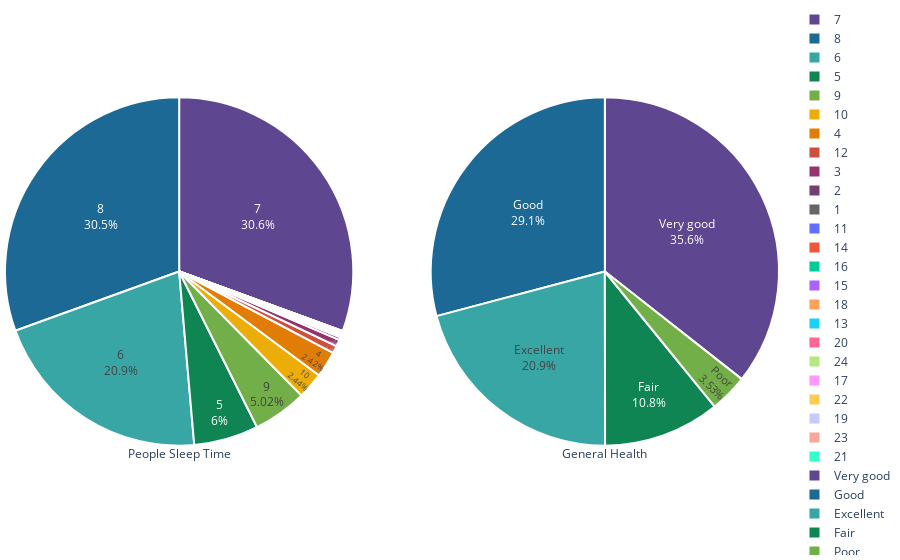

Source (notebook cell):
### Code cell
sleepTime = patient_data.SleepTime.value_counts()
generalHealth = patient_data.GenHealth.value_counts()


fig = make_subplots(rows = 1, cols = 2, specs = [[{'type':'domain'}, {'type':'domain'}]])

fig.add_trace(go.Pie(
             values = sleepTime.values,
             labels = sleepTime.index,
#              color_discrete_sequence = px.colors.sequential.Viridis,
            title = 'People Sleep Time'), row = 1, col = 1)

fig.add_trace(go.Pie(
             values = generalHealth.values,
             labels = generalHealth.index,
#              color_discrete_sequence = px.colors.sequential.Viridis,
            title = 'General Health'), row = 1, col = 2)



fig.update_traces(titleposition = 'bottom center',textposition = 'inside', 
                  textinfo = 'percent+label',marker_colors=px.colors.qualitative.Prism, 
                  marker = dict(line = dict(color = 'white', width = 2)))

fig.update_layout(margin=dict(t=5, b=5, l=5, r=5))
fig.show()

### Figure 1 — Plotly figure (JSON) as saved in the notebook; plotly's stock layout.template omitted (floating-point values rounded to 4 significant figures)
{"data": [{"domain": {"x": [0, 0.45], "y": [0, 1]}, "labels": [7, 8, 6, 5, 9, 10, 4, 12, 3, 2, 1, 11, 14, 16, 15, 18, 13, 20, 24, 17, 22, 19, 23, 21], "marker": {"colors": ["rgb(95, 70, 144)", "rgb(29, 105, 150)", "rgb(56, 166, 165)", "rgb(15, 133, 84)", "rgb(115, 175, 72)", "rgb(237, 173, 8)", "rgb(225, 124, 5)", "rgb(204, 80, 62)", "rgb(148, 52, 110)", "rgb(111, 64, 112)", "rgb(102, 102, 102)"], "line": {"color": "white", "width": 2}}, "textinfo": "percent+label", "textposition": "inside", "title": {"position": "bottom center", "text": "People Sleep Time"}, "type": "pie", "values": [97751, 97602, 66721, 19184, 16041, 7796, 7750, 2205, 1992, 788, 551, 415, 243, 236, 189, 102, 97, 64, 30, 21, 9, 3, 3, 2]}, {"domain": {"x": [0.55, 1], "y": [0, 1]}, "labels": ["Very good", "Good", "Excellent", "Fair", "Poor"], "marker": {"colors": ["rgb(95, 70, 144)", "rgb(29, 105, 150)", "rgb(56, 166, 165)", "rgb(15, 133, 84)", "rgb(115, 175, 72)", "rgb(237, 173, 8)", "rgb(225, 124, 5)", "rgb(204, 80, 62)", "rgb(148, 52, 110)", "rgb(111, 64, 112)", "rgb(102, 102, 102)"], "line": {"color": "white", "width": 2}}, "textinfo": "percent+label", "textposition": "inside", "title": {"position": "bottom center", "text": "General Health"}, "type": "pie", "values": [113858, 93129, 66842, 34677, 11289]}], "layout": {"margin": {"b": 5, "l": 5, "r": 5, "t": 5}}}
